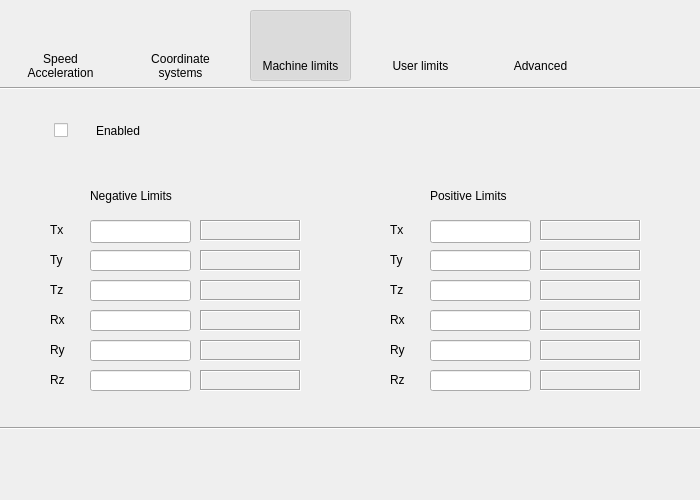
<?xml version="1.0" encoding="UTF-8"?>
<ui version="4.0">
 <class>Form</class>
 <widget class="PyDMFrame" name="Form">
  <property name="geometry">
   <rect>
    <x>0</x>
    <y>0</y>
    <width>700</width>
    <height>500</height>
   </rect>
  </property>
  <property name="windowTitle">
   <string>Parameters</string>
  </property>
  <property name="toolTip">
   <string/>
  </property>
  <property name="whatsThis">
   <string>
    QFrame with support for alarms
    This class inherits from QFrame and PyDMWidget.

    Parameters
    ----------
    parent : QWidget
        The parent widget for the Label
    init_channel : str, optional
        The channel to be used by the widget.
    </string>
  </property>
  <property name="channel" stdset="0">
   <string>ca://${P}${R}Config:VT</string>
  </property>
  <widget class="PyDMLineEdit" name="PyDMLineEdit_6">
   <property name="geometry">
    <rect>
     <x>90</x>
     <y>370</y>
     <width>101</width>
     <height>21</height>
    </rect>
   </property>
   <property name="toolTip">
    <string/>
   </property>
   <property name="whatsThis">
    <string/>
   </property>
   <property name="precisionFromPV" stdset="0">
    <bool>false</bool>
   </property>
   <property name="precision" stdset="0">
    <number>4</number>
   </property>
   <property name="showUnits" stdset="0">
    <bool>true</bool>
   </property>
   <property name="channel" stdset="0">
    <string>ca://${P}${R}CFG_LIMIT:Machine_Rz_Neg</string>
   </property>
  </widget>
  <widget class="PyDMLineEdit" name="PyDMLineEdit">
   <property name="geometry">
    <rect>
     <x>90</x>
     <y>220</y>
     <width>101</width>
     <height>23</height>
    </rect>
   </property>
   <property name="toolTip">
    <string/>
   </property>
   <property name="whatsThis">
    <string/>
   </property>
   <property name="precisionFromPV" stdset="0">
    <bool>false</bool>
   </property>
   <property name="precision" stdset="0">
    <number>4</number>
   </property>
   <property name="showUnits" stdset="0">
    <bool>true</bool>
   </property>
   <property name="channel" stdset="0">
    <string>ca://${P}${R}CFG_LIMIT:Machine_Tx_Neg</string>
   </property>
  </widget>
  <widget class="PyDMLineEdit" name="PyDMLineEdit_2">
   <property name="geometry">
    <rect>
     <x>90</x>
     <y>250</y>
     <width>101</width>
     <height>21</height>
    </rect>
   </property>
   <property name="toolTip">
    <string/>
   </property>
   <property name="whatsThis">
    <string/>
   </property>
   <property name="precisionFromPV" stdset="0">
    <bool>false</bool>
   </property>
   <property name="precision" stdset="0">
    <number>4</number>
   </property>
   <property name="showUnits" stdset="0">
    <bool>true</bool>
   </property>
   <property name="channel" stdset="0">
    <string>ca://${P}${R}CFG_LIMIT:Machine_Ty_Neg</string>
   </property>
  </widget>
  <widget class="PyDMLineEdit" name="PyDMLineEdit_3">
   <property name="geometry">
    <rect>
     <x>90</x>
     <y>280</y>
     <width>101</width>
     <height>21</height>
    </rect>
   </property>
   <property name="toolTip">
    <string/>
   </property>
   <property name="whatsThis">
    <string/>
   </property>
   <property name="precisionFromPV" stdset="0">
    <bool>false</bool>
   </property>
   <property name="precision" stdset="0">
    <number>4</number>
   </property>
   <property name="showUnits" stdset="0">
    <bool>true</bool>
   </property>
   <property name="channel" stdset="0">
    <string>ca://${P}${R}CFG_LIMIT:Machine_Tz_Neg</string>
   </property>
  </widget>
  <widget class="PyDMLineEdit" name="PyDMLineEdit_4">
   <property name="geometry">
    <rect>
     <x>90</x>
     <y>310</y>
     <width>101</width>
     <height>21</height>
    </rect>
   </property>
   <property name="toolTip">
    <string/>
   </property>
   <property name="whatsThis">
    <string/>
   </property>
   <property name="precisionFromPV" stdset="0">
    <bool>false</bool>
   </property>
   <property name="precision" stdset="0">
    <number>4</number>
   </property>
   <property name="showUnits" stdset="0">
    <bool>true</bool>
   </property>
   <property name="channel" stdset="0">
    <string>ca://${P}${R}CFG_LIMIT:Machine_Rx_Neg</string>
   </property>
  </widget>
  <widget class="PyDMLineEdit" name="PyDMLineEdit_5">
   <property name="geometry">
    <rect>
     <x>90</x>
     <y>340</y>
     <width>101</width>
     <height>21</height>
    </rect>
   </property>
   <property name="toolTip">
    <string/>
   </property>
   <property name="whatsThis">
    <string/>
   </property>
   <property name="precisionFromPV" stdset="0">
    <bool>false</bool>
   </property>
   <property name="precision" stdset="0">
    <number>4</number>
   </property>
   <property name="showUnits" stdset="0">
    <bool>true</bool>
   </property>
   <property name="channel" stdset="0">
    <string>ca://${P}${R}CFG_LIMIT:Machine_Ry_Neg</string>
   </property>
  </widget>
  <widget class="PyDMLabel" name="PyDMLabel_2">
   <property name="geometry">
    <rect>
     <x>50</x>
     <y>220</y>
     <width>31</width>
     <height>20</height>
    </rect>
   </property>
   <property name="toolTip">
    <string/>
   </property>
   <property name="whatsThis">
    <string/>
   </property>
   <property name="text">
    <string>Tx</string>
   </property>
  </widget>
  <widget class="PyDMLabel" name="PyDMLabel_10">
   <property name="geometry">
    <rect>
     <x>50</x>
     <y>310</y>
     <width>31</width>
     <height>20</height>
    </rect>
   </property>
   <property name="toolTip">
    <string/>
   </property>
   <property name="whatsThis">
    <string/>
   </property>
   <property name="text">
    <string>Rx</string>
   </property>
  </widget>
  <widget class="PyDMLabel" name="PyDMLabel_3">
   <property name="geometry">
    <rect>
     <x>200</x>
     <y>250</y>
     <width>101</width>
     <height>21</height>
    </rect>
   </property>
   <property name="toolTip">
    <string/>
   </property>
   <property name="whatsThis">
    <string/>
   </property>
   <property name="autoFillBackground">
    <bool>false</bool>
   </property>
   <property name="frameShape">
    <enum>QFrame::Box</enum>
   </property>
   <property name="frameShadow">
    <enum>QFrame::Sunken</enum>
   </property>
   <property name="margin">
    <number>0</number>
   </property>
   <property name="alarmSensitiveBorder" stdset="0">
    <bool>false</bool>
   </property>
   <property name="precisionFromPV" stdset="0">
    <bool>false</bool>
   </property>
   <property name="precision" stdset="0">
    <number>4</number>
   </property>
   <property name="showUnits" stdset="0">
    <bool>true</bool>
   </property>
   <property name="channel" stdset="0">
    <string>ca://${P}${R}CFG_LIMIT:Machine_Ty_Neg_RBV</string>
   </property>
  </widget>
  <widget class="PyDMLabel" name="PyDMLabel_4">
   <property name="geometry">
    <rect>
     <x>200</x>
     <y>280</y>
     <width>101</width>
     <height>21</height>
    </rect>
   </property>
   <property name="toolTip">
    <string/>
   </property>
   <property name="whatsThis">
    <string/>
   </property>
   <property name="autoFillBackground">
    <bool>false</bool>
   </property>
   <property name="frameShape">
    <enum>QFrame::Box</enum>
   </property>
   <property name="frameShadow">
    <enum>QFrame::Sunken</enum>
   </property>
   <property name="margin">
    <number>0</number>
   </property>
   <property name="alarmSensitiveBorder" stdset="0">
    <bool>false</bool>
   </property>
   <property name="precisionFromPV" stdset="0">
    <bool>false</bool>
   </property>
   <property name="precision" stdset="0">
    <number>4</number>
   </property>
   <property name="showUnits" stdset="0">
    <bool>true</bool>
   </property>
   <property name="channel" stdset="0">
    <string>ca://${P}${R}CFG_LIMIT:Machine_Tz_Neg_RBV</string>
   </property>
  </widget>
  <widget class="PyDMLabel" name="PyDMLabel_5">
   <property name="geometry">
    <rect>
     <x>200</x>
     <y>310</y>
     <width>101</width>
     <height>21</height>
    </rect>
   </property>
   <property name="toolTip">
    <string/>
   </property>
   <property name="whatsThis">
    <string/>
   </property>
   <property name="autoFillBackground">
    <bool>false</bool>
   </property>
   <property name="frameShape">
    <enum>QFrame::Box</enum>
   </property>
   <property name="frameShadow">
    <enum>QFrame::Sunken</enum>
   </property>
   <property name="margin">
    <number>0</number>
   </property>
   <property name="alarmSensitiveBorder" stdset="0">
    <bool>false</bool>
   </property>
   <property name="precisionFromPV" stdset="0">
    <bool>false</bool>
   </property>
   <property name="precision" stdset="0">
    <number>4</number>
   </property>
   <property name="showUnits" stdset="0">
    <bool>true</bool>
   </property>
   <property name="channel" stdset="0">
    <string>ca://${P}${R}CFG_LIMIT:Machine_Rx_Neg_RBV</string>
   </property>
  </widget>
  <widget class="PyDMLabel" name="PyDMLabel">
   <property name="geometry">
    <rect>
     <x>200</x>
     <y>220</y>
     <width>101</width>
     <height>21</height>
    </rect>
   </property>
   <property name="toolTip">
    <string/>
   </property>
   <property name="whatsThis">
    <string/>
   </property>
   <property name="autoFillBackground">
    <bool>false</bool>
   </property>
   <property name="frameShape">
    <enum>QFrame::Box</enum>
   </property>
   <property name="frameShadow">
    <enum>QFrame::Sunken</enum>
   </property>
   <property name="margin">
    <number>0</number>
   </property>
   <property name="alarmSensitiveBorder" stdset="0">
    <bool>false</bool>
   </property>
   <property name="precisionFromPV" stdset="0">
    <bool>false</bool>
   </property>
   <property name="precision" stdset="0">
    <number>4</number>
   </property>
   <property name="showUnits" stdset="0">
    <bool>true</bool>
   </property>
   <property name="channel" stdset="0">
    <string>ca://${P}${R}CFG_LIMIT:Machine_Tx_Neg_RBV</string>
   </property>
  </widget>
  <widget class="PyDMLabel" name="PyDMLabel_6">
   <property name="geometry">
    <rect>
     <x>200</x>
     <y>340</y>
     <width>101</width>
     <height>21</height>
    </rect>
   </property>
   <property name="toolTip">
    <string/>
   </property>
   <property name="whatsThis">
    <string/>
   </property>
   <property name="autoFillBackground">
    <bool>false</bool>
   </property>
   <property name="frameShape">
    <enum>QFrame::Box</enum>
   </property>
   <property name="frameShadow">
    <enum>QFrame::Sunken</enum>
   </property>
   <property name="margin">
    <number>0</number>
   </property>
   <property name="alarmSensitiveBorder" stdset="0">
    <bool>false</bool>
   </property>
   <property name="precisionFromPV" stdset="0">
    <bool>false</bool>
   </property>
   <property name="precision" stdset="0">
    <number>4</number>
   </property>
   <property name="showUnits" stdset="0">
    <bool>true</bool>
   </property>
   <property name="channel" stdset="0">
    <string>ca://${P}${R}CFG_LIMIT:Machine_Ry_Neg_RBV</string>
   </property>
  </widget>
  <widget class="PyDMLabel" name="PyDMLabel_9">
   <property name="geometry">
    <rect>
     <x>50</x>
     <y>280</y>
     <width>31</width>
     <height>20</height>
    </rect>
   </property>
   <property name="toolTip">
    <string/>
   </property>
   <property name="whatsThis">
    <string/>
   </property>
   <property name="text">
    <string>Tz</string>
   </property>
  </widget>
  <widget class="PyDMLabel" name="PyDMLabel_7">
   <property name="geometry">
    <rect>
     <x>200</x>
     <y>370</y>
     <width>101</width>
     <height>21</height>
    </rect>
   </property>
   <property name="toolTip">
    <string/>
   </property>
   <property name="whatsThis">
    <string/>
   </property>
   <property name="autoFillBackground">
    <bool>false</bool>
   </property>
   <property name="frameShape">
    <enum>QFrame::Box</enum>
   </property>
   <property name="frameShadow">
    <enum>QFrame::Sunken</enum>
   </property>
   <property name="margin">
    <number>0</number>
   </property>
   <property name="alarmSensitiveBorder" stdset="0">
    <bool>false</bool>
   </property>
   <property name="precisionFromPV" stdset="0">
    <bool>false</bool>
   </property>
   <property name="precision" stdset="0">
    <number>4</number>
   </property>
   <property name="showUnits" stdset="0">
    <bool>true</bool>
   </property>
   <property name="channel" stdset="0">
    <string>ca://${P}${R}CFG_LIMIT:Machine_Rz_Neg_RBV</string>
   </property>
  </widget>
  <widget class="PyDMLabel" name="PyDMLabel_11">
   <property name="geometry">
    <rect>
     <x>50</x>
     <y>340</y>
     <width>31</width>
     <height>20</height>
    </rect>
   </property>
   <property name="toolTip">
    <string/>
   </property>
   <property name="whatsThis">
    <string/>
   </property>
   <property name="text">
    <string>Ry</string>
   </property>
  </widget>
  <widget class="PyDMLabel" name="PyDMLabel_12">
   <property name="geometry">
    <rect>
     <x>50</x>
     <y>370</y>
     <width>31</width>
     <height>20</height>
    </rect>
   </property>
   <property name="toolTip">
    <string/>
   </property>
   <property name="whatsThis">
    <string/>
   </property>
   <property name="text">
    <string>Rz</string>
   </property>
  </widget>
  <widget class="PyDMLabel" name="PyDMLabel_8">
   <property name="geometry">
    <rect>
     <x>50</x>
     <y>250</y>
     <width>31</width>
     <height>20</height>
    </rect>
   </property>
   <property name="toolTip">
    <string/>
   </property>
   <property name="whatsThis">
    <string/>
   </property>
   <property name="text">
    <string>Ty</string>
   </property>
  </widget>
  <widget class="PyDMLabel" name="PyDMLabel_13">
   <property name="geometry">
    <rect>
     <x>540</x>
     <y>280</y>
     <width>101</width>
     <height>21</height>
    </rect>
   </property>
   <property name="toolTip">
    <string/>
   </property>
   <property name="whatsThis">
    <string/>
   </property>
   <property name="autoFillBackground">
    <bool>false</bool>
   </property>
   <property name="frameShape">
    <enum>QFrame::Box</enum>
   </property>
   <property name="frameShadow">
    <enum>QFrame::Sunken</enum>
   </property>
   <property name="margin">
    <number>0</number>
   </property>
   <property name="alarmSensitiveBorder" stdset="0">
    <bool>false</bool>
   </property>
   <property name="precisionFromPV" stdset="0">
    <bool>false</bool>
   </property>
   <property name="precision" stdset="0">
    <number>4</number>
   </property>
   <property name="showUnits" stdset="0">
    <bool>true</bool>
   </property>
   <property name="channel" stdset="0">
    <string>ca://${P}${R}CFG_LIMIT:Machine_Tz_Pos_RBV</string>
   </property>
  </widget>
  <widget class="PyDMLineEdit" name="PyDMLineEdit_7">
   <property name="geometry">
    <rect>
     <x>430</x>
     <y>340</y>
     <width>101</width>
     <height>21</height>
    </rect>
   </property>
   <property name="toolTip">
    <string/>
   </property>
   <property name="whatsThis">
    <string/>
   </property>
   <property name="precisionFromPV" stdset="0">
    <bool>false</bool>
   </property>
   <property name="precision" stdset="0">
    <number>4</number>
   </property>
   <property name="showUnits" stdset="0">
    <bool>true</bool>
   </property>
   <property name="channel" stdset="0">
    <string>ca://${P}${R}CFG_LIMIT:Machine_Ry_Pos</string>
   </property>
  </widget>
  <widget class="PyDMLabel" name="PyDMLabel_14">
   <property name="geometry">
    <rect>
     <x>540</x>
     <y>250</y>
     <width>101</width>
     <height>21</height>
    </rect>
   </property>
   <property name="toolTip">
    <string/>
   </property>
   <property name="whatsThis">
    <string/>
   </property>
   <property name="autoFillBackground">
    <bool>false</bool>
   </property>
   <property name="frameShape">
    <enum>QFrame::Box</enum>
   </property>
   <property name="frameShadow">
    <enum>QFrame::Sunken</enum>
   </property>
   <property name="margin">
    <number>0</number>
   </property>
   <property name="alarmSensitiveBorder" stdset="0">
    <bool>false</bool>
   </property>
   <property name="precisionFromPV" stdset="0">
    <bool>false</bool>
   </property>
   <property name="precision" stdset="0">
    <number>4</number>
   </property>
   <property name="showUnits" stdset="0">
    <bool>true</bool>
   </property>
   <property name="channel" stdset="0">
    <string>ca://${P}${R}CFG_LIMIT:Machine_Ty_Pos_RBV</string>
   </property>
  </widget>
  <widget class="PyDMLabel" name="PyDMLabel_15">
   <property name="geometry">
    <rect>
     <x>390</x>
     <y>220</y>
     <width>31</width>
     <height>20</height>
    </rect>
   </property>
   <property name="toolTip">
    <string/>
   </property>
   <property name="whatsThis">
    <string/>
   </property>
   <property name="text">
    <string>Tx</string>
   </property>
  </widget>
  <widget class="PyDMLabel" name="PyDMLabel_16">
   <property name="geometry">
    <rect>
     <x>540</x>
     <y>220</y>
     <width>101</width>
     <height>21</height>
    </rect>
   </property>
   <property name="toolTip">
    <string/>
   </property>
   <property name="whatsThis">
    <string/>
   </property>
   <property name="autoFillBackground">
    <bool>false</bool>
   </property>
   <property name="frameShape">
    <enum>QFrame::Box</enum>
   </property>
   <property name="frameShadow">
    <enum>QFrame::Sunken</enum>
   </property>
   <property name="margin">
    <number>0</number>
   </property>
   <property name="alarmSensitiveBorder" stdset="0">
    <bool>false</bool>
   </property>
   <property name="precisionFromPV" stdset="0">
    <bool>false</bool>
   </property>
   <property name="precision" stdset="0">
    <number>4</number>
   </property>
   <property name="showUnits" stdset="0">
    <bool>true</bool>
   </property>
   <property name="channel" stdset="0">
    <string>ca://${P}${R}CFG_LIMIT:Machine_Tx_Pos_RBV</string>
   </property>
  </widget>
  <widget class="PyDMLineEdit" name="PyDMLineEdit_8">
   <property name="geometry">
    <rect>
     <x>430</x>
     <y>370</y>
     <width>101</width>
     <height>21</height>
    </rect>
   </property>
   <property name="toolTip">
    <string/>
   </property>
   <property name="whatsThis">
    <string/>
   </property>
   <property name="precisionFromPV" stdset="0">
    <bool>false</bool>
   </property>
   <property name="precision" stdset="0">
    <number>4</number>
   </property>
   <property name="showUnits" stdset="0">
    <bool>true</bool>
   </property>
   <property name="channel" stdset="0">
    <string>ca://${P}${R}CFG_LIMIT:Machine_Rz_Pos</string>
   </property>
  </widget>
  <widget class="PyDMLineEdit" name="PyDMLineEdit_9">
   <property name="geometry">
    <rect>
     <x>430</x>
     <y>280</y>
     <width>101</width>
     <height>21</height>
    </rect>
   </property>
   <property name="toolTip">
    <string/>
   </property>
   <property name="whatsThis">
    <string/>
   </property>
   <property name="precisionFromPV" stdset="0">
    <bool>false</bool>
   </property>
   <property name="precision" stdset="0">
    <number>4</number>
   </property>
   <property name="showUnits" stdset="0">
    <bool>true</bool>
   </property>
   <property name="channel" stdset="0">
    <string>ca://${P}${R}CFG_LIMIT:Machine_Tz_Pos</string>
   </property>
  </widget>
  <widget class="PyDMLabel" name="PyDMLabel_17">
   <property name="geometry">
    <rect>
     <x>540</x>
     <y>340</y>
     <width>101</width>
     <height>21</height>
    </rect>
   </property>
   <property name="toolTip">
    <string/>
   </property>
   <property name="whatsThis">
    <string/>
   </property>
   <property name="autoFillBackground">
    <bool>false</bool>
   </property>
   <property name="frameShape">
    <enum>QFrame::Box</enum>
   </property>
   <property name="frameShadow">
    <enum>QFrame::Sunken</enum>
   </property>
   <property name="margin">
    <number>0</number>
   </property>
   <property name="alarmSensitiveBorder" stdset="0">
    <bool>false</bool>
   </property>
   <property name="precisionFromPV" stdset="0">
    <bool>false</bool>
   </property>
   <property name="precision" stdset="0">
    <number>4</number>
   </property>
   <property name="showUnits" stdset="0">
    <bool>true</bool>
   </property>
   <property name="channel" stdset="0">
    <string>ca://${P}${R}CFG_LIMIT:Machine_Ry_Pos_RBV</string>
   </property>
  </widget>
  <widget class="PyDMLabel" name="PyDMLabel_18">
   <property name="geometry">
    <rect>
     <x>390</x>
     <y>340</y>
     <width>31</width>
     <height>20</height>
    </rect>
   </property>
   <property name="toolTip">
    <string/>
   </property>
   <property name="whatsThis">
    <string/>
   </property>
   <property name="text">
    <string>Ry</string>
   </property>
  </widget>
  <widget class="PyDMLabel" name="PyDMLabel_19">
   <property name="geometry">
    <rect>
     <x>390</x>
     <y>310</y>
     <width>31</width>
     <height>20</height>
    </rect>
   </property>
   <property name="toolTip">
    <string/>
   </property>
   <property name="whatsThis">
    <string/>
   </property>
   <property name="text">
    <string>Rx</string>
   </property>
  </widget>
  <widget class="PyDMLabel" name="PyDMLabel_20">
   <property name="geometry">
    <rect>
     <x>390</x>
     <y>280</y>
     <width>31</width>
     <height>20</height>
    </rect>
   </property>
   <property name="toolTip">
    <string/>
   </property>
   <property name="whatsThis">
    <string/>
   </property>
   <property name="text">
    <string>Tz</string>
   </property>
  </widget>
  <widget class="PyDMLineEdit" name="PyDMLineEdit_10">
   <property name="geometry">
    <rect>
     <x>430</x>
     <y>250</y>
     <width>101</width>
     <height>21</height>
    </rect>
   </property>
   <property name="toolTip">
    <string/>
   </property>
   <property name="whatsThis">
    <string/>
   </property>
   <property name="precisionFromPV" stdset="0">
    <bool>false</bool>
   </property>
   <property name="precision" stdset="0">
    <number>4</number>
   </property>
   <property name="showUnits" stdset="0">
    <bool>true</bool>
   </property>
   <property name="channel" stdset="0">
    <string>ca://${P}${R}CFG_LIMIT:Machine_Ty_Pos</string>
   </property>
  </widget>
  <widget class="PyDMLabel" name="PyDMLabel_21">
   <property name="geometry">
    <rect>
     <x>390</x>
     <y>370</y>
     <width>31</width>
     <height>20</height>
    </rect>
   </property>
   <property name="toolTip">
    <string/>
   </property>
   <property name="whatsThis">
    <string/>
   </property>
   <property name="text">
    <string>Rz</string>
   </property>
  </widget>
  <widget class="PyDMLineEdit" name="PyDMLineEdit_11">
   <property name="geometry">
    <rect>
     <x>430</x>
     <y>220</y>
     <width>101</width>
     <height>23</height>
    </rect>
   </property>
   <property name="toolTip">
    <string/>
   </property>
   <property name="whatsThis">
    <string/>
   </property>
   <property name="precisionFromPV" stdset="0">
    <bool>false</bool>
   </property>
   <property name="precision" stdset="0">
    <number>4</number>
   </property>
   <property name="showUnits" stdset="0">
    <bool>true</bool>
   </property>
   <property name="channel" stdset="0">
    <string>ca://${P}${R}CFG_LIMIT:Machine_Tx_Pos</string>
   </property>
  </widget>
  <widget class="PyDMLineEdit" name="PyDMLineEdit_12">
   <property name="geometry">
    <rect>
     <x>430</x>
     <y>310</y>
     <width>101</width>
     <height>21</height>
    </rect>
   </property>
   <property name="toolTip">
    <string/>
   </property>
   <property name="whatsThis">
    <string/>
   </property>
   <property name="precisionFromPV" stdset="0">
    <bool>false</bool>
   </property>
   <property name="precision" stdset="0">
    <number>4</number>
   </property>
   <property name="showUnits" stdset="0">
    <bool>true</bool>
   </property>
   <property name="channel" stdset="0">
    <string>ca://${P}${R}CFG_LIMIT:Machine_Rx_Pos</string>
   </property>
  </widget>
  <widget class="PyDMLabel" name="PyDMLabel_22">
   <property name="geometry">
    <rect>
     <x>540</x>
     <y>310</y>
     <width>101</width>
     <height>21</height>
    </rect>
   </property>
   <property name="toolTip">
    <string/>
   </property>
   <property name="whatsThis">
    <string/>
   </property>
   <property name="autoFillBackground">
    <bool>false</bool>
   </property>
   <property name="frameShape">
    <enum>QFrame::Box</enum>
   </property>
   <property name="frameShadow">
    <enum>QFrame::Sunken</enum>
   </property>
   <property name="margin">
    <number>0</number>
   </property>
   <property name="alarmSensitiveBorder" stdset="0">
    <bool>false</bool>
   </property>
   <property name="precisionFromPV" stdset="0">
    <bool>false</bool>
   </property>
   <property name="precision" stdset="0">
    <number>4</number>
   </property>
   <property name="showUnits" stdset="0">
    <bool>true</bool>
   </property>
   <property name="channel" stdset="0">
    <string>ca://${P}${R}CFG_LIMIT:Machine_Rx_Pos_RBV</string>
   </property>
  </widget>
  <widget class="PyDMLabel" name="PyDMLabel_23">
   <property name="geometry">
    <rect>
     <x>390</x>
     <y>250</y>
     <width>31</width>
     <height>20</height>
    </rect>
   </property>
   <property name="toolTip">
    <string/>
   </property>
   <property name="whatsThis">
    <string/>
   </property>
   <property name="text">
    <string>Ty</string>
   </property>
  </widget>
  <widget class="PyDMLabel" name="PyDMLabel_24">
   <property name="geometry">
    <rect>
     <x>540</x>
     <y>370</y>
     <width>101</width>
     <height>21</height>
    </rect>
   </property>
   <property name="toolTip">
    <string/>
   </property>
   <property name="whatsThis">
    <string/>
   </property>
   <property name="autoFillBackground">
    <bool>false</bool>
   </property>
   <property name="frameShape">
    <enum>QFrame::Box</enum>
   </property>
   <property name="frameShadow">
    <enum>QFrame::Sunken</enum>
   </property>
   <property name="margin">
    <number>0</number>
   </property>
   <property name="alarmSensitiveBorder" stdset="0">
    <bool>false</bool>
   </property>
   <property name="precisionFromPV" stdset="0">
    <bool>false</bool>
   </property>
   <property name="precision" stdset="0">
    <number>4</number>
   </property>
   <property name="showUnits" stdset="0">
    <bool>true</bool>
   </property>
   <property name="channel" stdset="0">
    <string>ca://${P}${R}CFG_LIMIT:Machine_Rz_Pos_RBV</string>
   </property>
  </widget>
  <widget class="PyDMCheckbox" name="PyDMCheckbox">
   <property name="geometry">
    <rect>
     <x>54</x>
     <y>122</y>
     <width>16</width>
     <height>16</height>
    </rect>
   </property>
   <property name="toolTip">
    <string/>
   </property>
   <property name="whatsThis">
    <string>
    A QCheckbox with support for Channels and more from PyDM

    Parameters
    ----------
    parent : QWidget
        The parent widget for the Label
    init_channel : str, optional
        The channel to be used by the widget.

    </string>
   </property>
   <property name="channel" stdset="0">
    <string>ca://${P}${R}CFG_LIMITENABLE:Machine</string>
   </property>
  </widget>
  <widget class="PyDMLabel" name="PyDMLabel_25">
   <property name="geometry">
    <rect>
     <x>96</x>
     <y>120</y>
     <width>81</width>
     <height>21</height>
    </rect>
   </property>
   <property name="toolTip">
    <string/>
   </property>
   <property name="whatsThis">
    <string/>
   </property>
   <property name="text">
    <string>Enabled</string>
   </property>
  </widget>
  <widget class="PyDMLabel" name="PyDMLabel_26">
   <property name="geometry">
    <rect>
     <x>90</x>
     <y>180</y>
     <width>121</width>
     <height>31</height>
    </rect>
   </property>
   <property name="toolTip">
    <string/>
   </property>
   <property name="whatsThis">
    <string/>
   </property>
   <property name="text">
    <string>Negative Limits</string>
   </property>
  </widget>
  <widget class="PyDMLabel" name="PyDMLabel_27">
   <property name="geometry">
    <rect>
     <x>430</x>
     <y>180</y>
     <width>121</width>
     <height>31</height>
    </rect>
   </property>
   <property name="toolTip">
    <string/>
   </property>
   <property name="whatsThis">
    <string/>
   </property>
   <property name="text">
    <string>Positive Limits</string>
   </property>
  </widget>
  <widget class="QLabel" name="label_4">
   <property name="geometry">
    <rect>
     <x>370</x>
     <y>50</y>
     <width>101</width>
     <height>31</height>
    </rect>
   </property>
   <property name="text">
    <string>User limits</string>
   </property>
   <property name="alignment">
    <set>Qt::AlignCenter</set>
   </property>
  </widget>
  <widget class="QLabel" name="label_2">
   <property name="geometry">
    <rect>
     <x>130</x>
     <y>50</y>
     <width>101</width>
     <height>31</height>
    </rect>
   </property>
   <property name="text">
    <string>Coordinate
systems</string>
   </property>
   <property name="alignment">
    <set>Qt::AlignCenter</set>
   </property>
  </widget>
  <widget class="PyDMRelatedDisplayButton" name="PyDMRelatedDisplayButton">
   <property name="enabled">
    <bool>true</bool>
   </property>
   <property name="geometry">
    <rect>
     <x>10</x>
     <y>10</y>
     <width>101</width>
     <height>71</height>
    </rect>
   </property>
   <property name="toolTip">
    <string/>
   </property>
   <property name="whatsThis">
    <string>
    A QPushButton capable of opening a new Display at the same of at a
    new window.

    Parameters
    ----------
    init_channel : str, optional
        The channel to be used by the widget.

    filename : str, optional
        The file to be opened
    </string>
   </property>
   <property name="layoutDirection">
    <enum>Qt::LeftToRight</enum>
   </property>
   <property name="autoFillBackground">
    <bool>false</bool>
   </property>
   <property name="styleSheet">
    <string notr="true">padding-bottom:20px;</string>
   </property>
   <property name="icon">
    <iconset>
     <normaloff>icons/Speed_32px.png</normaloff>icons/Speed_32px.png</iconset>
   </property>
   <property name="iconSize">
    <size>
     <width>32</width>
     <height>32</height>
    </size>
   </property>
   <property name="checkable">
    <bool>false</bool>
   </property>
   <property name="checked">
    <bool>false</bool>
   </property>
   <property name="flat">
    <bool>true</bool>
   </property>
   <property name="filenames" stdset="0">
    <string>SymetrieConfigSpeed.ui</string>
   </property>
  </widget>
  <widget class="QLabel" name="label_3">
   <property name="geometry">
    <rect>
     <x>250</x>
     <y>50</y>
     <width>101</width>
     <height>31</height>
    </rect>
   </property>
   <property name="text">
    <string>Machine limits</string>
   </property>
   <property name="alignment">
    <set>Qt::AlignCenter</set>
   </property>
  </widget>
  <widget class="PyDMRelatedDisplayButton" name="PyDMRelatedDisplayButton_6">
   <property name="enabled">
    <bool>false</bool>
   </property>
   <property name="geometry">
    <rect>
     <x>250</x>
     <y>10</y>
     <width>101</width>
     <height>71</height>
    </rect>
   </property>
   <property name="toolTip">
    <string/>
   </property>
   <property name="whatsThis">
    <string>
    A QPushButton capable of opening a new Display at the same of at a
    new window.

    Parameters
    ----------
    init_channel : str, optional
        The channel to be used by the widget.

    filename : str, optional
        The file to be opened
    </string>
   </property>
   <property name="layoutDirection">
    <enum>Qt::LeftToRight</enum>
   </property>
   <property name="autoFillBackground">
    <bool>false</bool>
   </property>
   <property name="styleSheet">
    <string notr="true">padding-bottom:20px;</string>
   </property>
   <property name="icon">
    <iconset>
     <normaloff>icons/Machine_Limits_32px.png</normaloff>icons/Machine_Limits_32px.png</iconset>
   </property>
   <property name="iconSize">
    <size>
     <width>32</width>
     <height>32</height>
    </size>
   </property>
   <property name="checkable">
    <bool>true</bool>
   </property>
   <property name="checked">
    <bool>true</bool>
   </property>
   <property name="flat">
    <bool>true</bool>
   </property>
   <property name="filenames" stdset="0">
    <string>SymetrieConfigMachineLimits.ui</string>
   </property>
  </widget>
  <widget class="QLabel" name="label_5">
   <property name="geometry">
    <rect>
     <x>490</x>
     <y>50</y>
     <width>101</width>
     <height>31</height>
    </rect>
   </property>
   <property name="text">
    <string>Advanced</string>
   </property>
   <property name="alignment">
    <set>Qt::AlignCenter</set>
   </property>
  </widget>
  <widget class="PyDMRelatedDisplayButton" name="PyDMRelatedDisplayButton_5">
   <property name="geometry">
    <rect>
     <x>490</x>
     <y>10</y>
     <width>101</width>
     <height>71</height>
    </rect>
   </property>
   <property name="toolTip">
    <string/>
   </property>
   <property name="whatsThis">
    <string>
    A QPushButton capable of opening a new Display at the same of at a
    new window.

    Parameters
    ----------
    init_channel : str, optional
        The channel to be used by the widget.

    filename : str, optional
        The file to be opened
    </string>
   </property>
   <property name="layoutDirection">
    <enum>Qt::LeftToRight</enum>
   </property>
   <property name="autoFillBackground">
    <bool>false</bool>
   </property>
   <property name="styleSheet">
    <string notr="true">padding-bottom:20px;</string>
   </property>
   <property name="icon">
    <iconset>
     <normaloff>icons/Administrative_Tools_32px.png</normaloff>icons/Administrative_Tools_32px.png</iconset>
   </property>
   <property name="iconSize">
    <size>
     <width>32</width>
     <height>32</height>
    </size>
   </property>
   <property name="flat">
    <bool>true</bool>
   </property>
   <property name="filenames" stdset="0">
    <string>SymetrieConfigAdvanced.ui</string>
   </property>
  </widget>
  <widget class="PyDMRelatedDisplayButton" name="PyDMRelatedDisplayButton_2">
   <property name="enabled">
    <bool>true</bool>
   </property>
   <property name="geometry">
    <rect>
     <x>130</x>
     <y>10</y>
     <width>101</width>
     <height>71</height>
    </rect>
   </property>
   <property name="toolTip">
    <string/>
   </property>
   <property name="whatsThis">
    <string>
    A QPushButton capable of opening a new Display at the same of at a
    new window.

    Parameters
    ----------
    init_channel : str, optional
        The channel to be used by the widget.

    filename : str, optional
        The file to be opened
    </string>
   </property>
   <property name="layoutDirection">
    <enum>Qt::LeftToRight</enum>
   </property>
   <property name="autoFillBackground">
    <bool>false</bool>
   </property>
   <property name="styleSheet">
    <string notr="true">padding-bottom:20px;</string>
   </property>
   <property name="icon">
    <iconset>
     <normaloff>icons/Coordinate_System_32px.png</normaloff>icons/Coordinate_System_32px.png</iconset>
   </property>
   <property name="iconSize">
    <size>
     <width>32</width>
     <height>32</height>
    </size>
   </property>
   <property name="checkable">
    <bool>false</bool>
   </property>
   <property name="checked">
    <bool>false</bool>
   </property>
   <property name="flat">
    <bool>true</bool>
   </property>
   <property name="filenames" stdset="0">
    <string>SymetrieConfigCoordSys.ui</string>
   </property>
  </widget>
  <widget class="PyDMRelatedDisplayButton" name="PyDMRelatedDisplayButton_7">
   <property name="geometry">
    <rect>
     <x>370</x>
     <y>10</y>
     <width>101</width>
     <height>71</height>
    </rect>
   </property>
   <property name="toolTip">
    <string/>
   </property>
   <property name="whatsThis">
    <string>
    A QPushButton capable of opening a new Display at the same of at a
    new window.

    Parameters
    ----------
    init_channel : str, optional
        The channel to be used by the widget.

    filename : str, optional
        The file to be opened
    </string>
   </property>
   <property name="layoutDirection">
    <enum>Qt::LeftToRight</enum>
   </property>
   <property name="autoFillBackground">
    <bool>false</bool>
   </property>
   <property name="styleSheet">
    <string notr="true">padding-bottom:20px;</string>
   </property>
   <property name="text">
    <string/>
   </property>
   <property name="icon">
    <iconset>
     <normaloff>icons/User_Limits_32px.png</normaloff>icons/User_Limits_32px.png</iconset>
   </property>
   <property name="iconSize">
    <size>
     <width>32</width>
     <height>32</height>
    </size>
   </property>
   <property name="flat">
    <bool>true</bool>
   </property>
   <property name="filenames" stdset="0">
    <string>SymetrieConfigUserLimits.ui</string>
   </property>
  </widget>
  <widget class="QLabel" name="label">
   <property name="geometry">
    <rect>
     <x>10</x>
     <y>50</y>
     <width>101</width>
     <height>31</height>
    </rect>
   </property>
   <property name="text">
    <string>Speed
Acceleration</string>
   </property>
   <property name="alignment">
    <set>Qt::AlignCenter</set>
   </property>
  </widget>
  <widget class="Line" name="line">
   <property name="geometry">
    <rect>
     <x>0</x>
     <y>80</y>
     <width>701</width>
     <height>16</height>
    </rect>
   </property>
   <property name="orientation">
    <enum>Qt::Horizontal</enum>
   </property>
  </widget>
  <widget class="Line" name="line_2">
   <property name="geometry">
    <rect>
     <x>0</x>
     <y>420</y>
     <width>701</width>
     <height>16</height>
    </rect>
   </property>
   <property name="orientation">
    <enum>Qt::Horizontal</enum>
   </property>
  </widget>
  <widget class="PyDMEmbeddedDisplay" name="PyDMEmbeddedDisplay">
   <property name="geometry">
    <rect>
     <x>0</x>
     <y>435</y>
     <width>700</width>
     <height>60</height>
    </rect>
   </property>
   <property name="toolTip">
    <string/>
   </property>
   <property name="whatsThis">
    <string>
    A QFrame capable of rendering a PyDM Display

    Parameters
    ----------
    parent : QWidget
        The parent widget for the Label

    </string>
   </property>
   <property name="filename" stdset="0">
    <string>SymetrieConfigOptions.ui</string>
   </property>
  </widget>
  <widget class="PyDMByteIndicator" name="s_hexa_Initialised">
   <property name="geometry">
    <rect>
     <x>78</x>
     <y>123</y>
     <width>14</width>
     <height>14</height>
    </rect>
   </property>
   <property name="toolTip">
    <string/>
   </property>
   <property name="whatsThis">
    <string>
    Widget for graphical representation of bits from an integer number
    with support for Channels and more from PyDM

    Parameters
    ----------
    parent : QWidget
        The parent widget for the Label
    init_channel : str, optional
        The channel to be used by the widget.
    </string>
   </property>
   <property name="channel" stdset="0">
    <string>ca://${P}${R}CFG_LIMITENABLE:Machine_RBV</string>
   </property>
   <property name="labels" stdset="0">
    <stringlist/>
   </property>
  </widget>
  <zorder>label</zorder>
  <zorder>PyDMRelatedDisplayButton_6</zorder>
  <zorder>PyDMLineEdit_6</zorder>
  <zorder>PyDMLineEdit</zorder>
  <zorder>PyDMLineEdit_2</zorder>
  <zorder>PyDMLineEdit_3</zorder>
  <zorder>PyDMLineEdit_4</zorder>
  <zorder>PyDMLineEdit_5</zorder>
  <zorder>PyDMLabel_2</zorder>
  <zorder>PyDMLabel_10</zorder>
  <zorder>PyDMLabel_3</zorder>
  <zorder>PyDMLabel_4</zorder>
  <zorder>PyDMLabel_5</zorder>
  <zorder>PyDMLabel</zorder>
  <zorder>PyDMLabel_6</zorder>
  <zorder>PyDMLabel_9</zorder>
  <zorder>PyDMLabel_7</zorder>
  <zorder>PyDMLabel_11</zorder>
  <zorder>PyDMLabel_12</zorder>
  <zorder>PyDMLabel_8</zorder>
  <zorder>PyDMLabel_13</zorder>
  <zorder>PyDMLineEdit_7</zorder>
  <zorder>PyDMLabel_14</zorder>
  <zorder>PyDMLabel_15</zorder>
  <zorder>PyDMLabel_16</zorder>
  <zorder>PyDMLineEdit_8</zorder>
  <zorder>PyDMLineEdit_9</zorder>
  <zorder>PyDMLabel_17</zorder>
  <zorder>PyDMLabel_18</zorder>
  <zorder>PyDMLabel_19</zorder>
  <zorder>PyDMLabel_20</zorder>
  <zorder>PyDMLineEdit_10</zorder>
  <zorder>PyDMLabel_21</zorder>
  <zorder>PyDMLineEdit_11</zorder>
  <zorder>PyDMLineEdit_12</zorder>
  <zorder>PyDMLabel_22</zorder>
  <zorder>PyDMLabel_23</zorder>
  <zorder>PyDMLabel_24</zorder>
  <zorder>PyDMCheckbox</zorder>
  <zorder>PyDMLabel_25</zorder>
  <zorder>PyDMLabel_26</zorder>
  <zorder>PyDMLabel_27</zorder>
  <zorder>label_4</zorder>
  <zorder>label_2</zorder>
  <zorder>PyDMRelatedDisplayButton</zorder>
  <zorder>label_3</zorder>
  <zorder>label_5</zorder>
  <zorder>PyDMRelatedDisplayButton_5</zorder>
  <zorder>PyDMRelatedDisplayButton_2</zorder>
  <zorder>PyDMRelatedDisplayButton_7</zorder>
  <zorder>line</zorder>
  <zorder>line_2</zorder>
  <zorder>PyDMEmbeddedDisplay</zorder>
  <zorder>s_hexa_Initialised</zorder>
 </widget>
 <customwidgets>
  <customwidget>
   <class>PyDMLabel</class>
   <extends>QLabel</extends>
   <header>pydm.widgets.label</header>
  </customwidget>
  <customwidget>
   <class>PyDMByteIndicator</class>
   <extends>QWidget</extends>
   <header>pydm.widgets.byte</header>
  </customwidget>
  <customwidget>
   <class>PyDMCheckbox</class>
   <extends>QCheckBox</extends>
   <header>pydm.widgets.checkbox</header>
  </customwidget>
  <customwidget>
   <class>PyDMEmbeddedDisplay</class>
   <extends>QFrame</extends>
   <header>pydm.widgets.embedded_display</header>
  </customwidget>
  <customwidget>
   <class>PyDMFrame</class>
   <extends>QFrame</extends>
   <header>pydm.widgets.frame</header>
   <container>1</container>
  </customwidget>
  <customwidget>
   <class>PyDMLineEdit</class>
   <extends>QLineEdit</extends>
   <header>pydm.widgets.line_edit</header>
  </customwidget>
  <customwidget>
   <class>PyDMRelatedDisplayButton</class>
   <extends>QPushButton</extends>
   <header>pydm.widgets.related_display_button</header>
  </customwidget>
 </customwidgets>
 <resources/>
 <connections/>
</ui>
